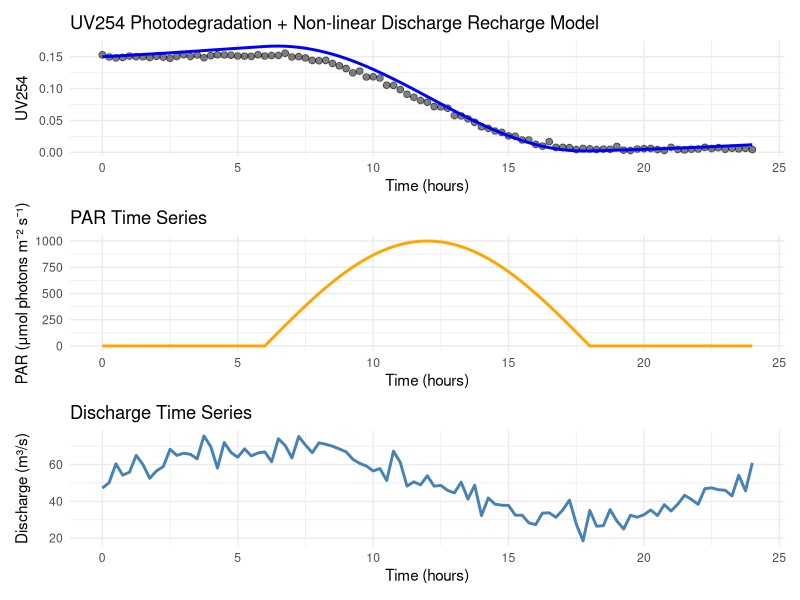
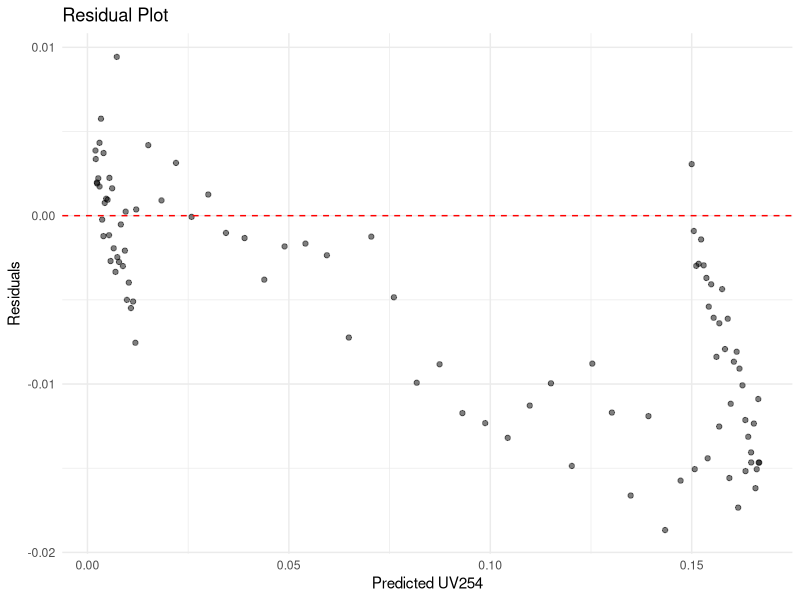
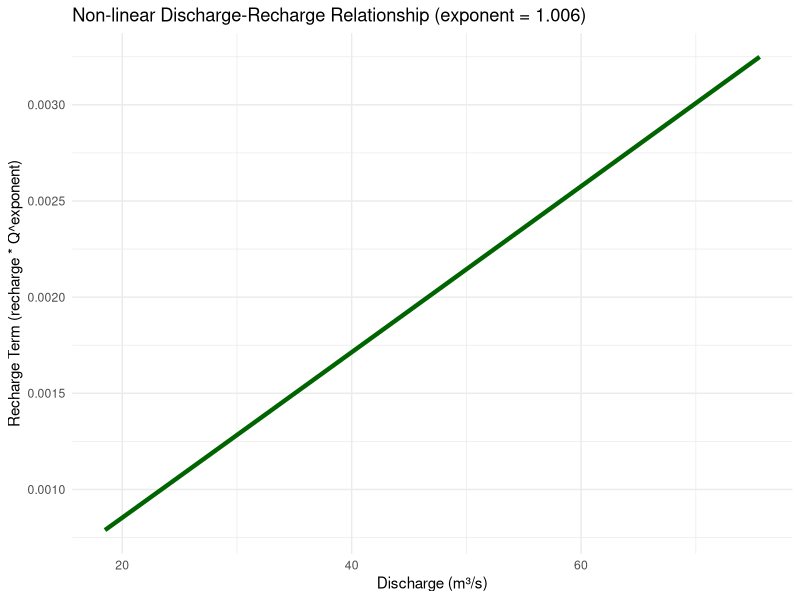
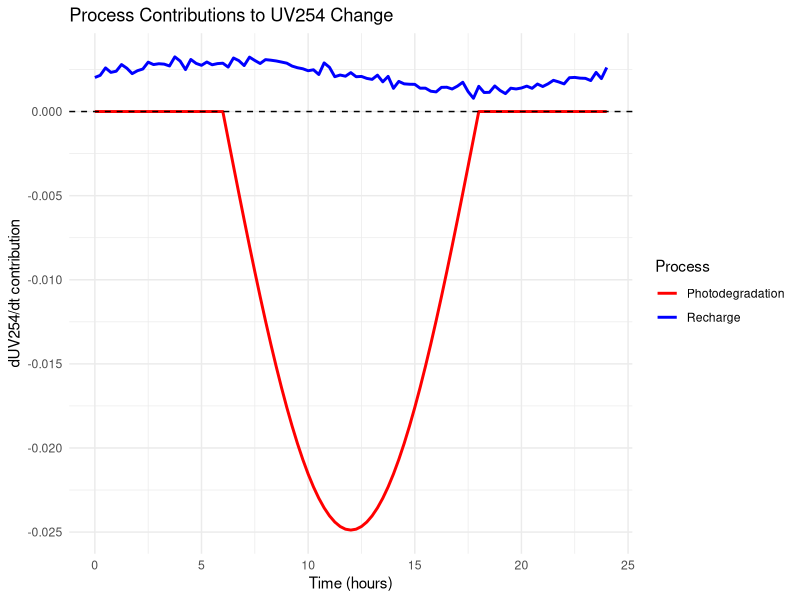

These figures' R source, in order:
#produced with https://claude.ai/share/34ad2d84-5179-4ae3-8fef-7b0c92380912

library(deSolve)
library(tidyverse)

# Example: Create or load your data
set.seed(123)
time_hours <- seq(0, 24, by = 0.25)  # 15-minute intervals (0.25 hours)
PAR <- 1000 * pmax(0, sin(pi * (time_hours - 6) / 12))  # Simulate daytime PAR
Q <- 50 + 20 * sin(2 * pi * time_hours / 24) + rnorm(length(time_hours), 0, 5)  # Simulate discharge (m³/s)
Q <- pmax(Q, 10)  # Keep discharge positive

# Define the ODE function with exponential recharge term
photodeg_ode <- function(t, state, parameters) {
  with(as.list(c(state, parameters)), {
    # Interpolate PAR at time t
    PAR_t <- approx(par_times, par_values, xout = t, rule = 2)$y
    
    # Interpolate Q at time t
    Q_t <- approx(q_times, q_values, xout = t, rule = 2)$y
    
    # Differential equation: dUV254/dt = -photodeg * PAR + recharge * Q^q_exponent
    dUV254 <- -photodeg * PAR_t + recharge * (Q_t^q_exponent)
    
    list(dUV254)
  })
}

# Function to solve ODE given parameter values
solve_photodeg <- function(params, UV254_initial, times, PAR_data, Q_data, par_times, q_times) {
  parameters <- list(
    photodeg = params[1], 
    recharge = params[2],
    q_exponent = params[3],
    par_values = PAR_data,
    par_times = par_times,
    q_values = Q_data,
    q_times = q_times
  )
  
  state <- c(UV254 = UV254_initial)
  
  out <- ode(y = state, times = times, func = photodeg_ode, parms = parameters)
  return(as.data.frame(out))
}

# Fit photodeg, recharge, and q_exponent to observed data
fit_photodeg_recharge <- function(UV254_obs, UV254_initial, times, PAR_data, Q_data) {
  
  # Objective function: minimize sum of squared residuals
  objective <- function(params) {
    photodeg_value <- params[1]
    recharge_value <- params[2]
    q_exponent_value <- params[3]
    
    # Constrain to reasonable values
    if (photodeg_value < 0 || photodeg_value > 1) return(1e10)
    if (recharge_value < -0.01 || recharge_value > 0.01) return(1e10)
    if (q_exponent_value < -2 || q_exponent_value > 3) return(1e10)  # Reasonable range for exponent
    
    tryCatch({
      predicted <- solve_photodeg(params, UV254_initial, times, PAR_data, Q_data, times, times)
      residuals <- UV254_obs - predicted$UV254
      sum(residuals^2)
    }, error = function(e) {
      return(1e10)
    })
  }
  
  # Initial parameter guesses
  initial_params <- c(photodeg = 1e-5, recharge = 1e-5, q_exponent = 1)
  
  # Optimize using Nelder-Mead
  result <- optim(par = initial_params, 
                  fn = objective, 
                  method = "Nelder-Mead",
                  control = list(maxit = 10000))
  
  return(list(
    photodeg = result$par[1],
    recharge = result$par[2],
    q_exponent = result$par[3],
    convergence = result$convergence,
    value = result$value
  ))
}

# Example usage with simulated data
# ----------------------------------

# Simulate "observed" data with non-linear Q relationship
UV254_initial <- 0.15
true_photodeg <- 2e-5
true_recharge <- 1e-6
true_q_exponent <- 1.5  # Non-linear relationship with Q
true_params <- c(true_photodeg, true_recharge, true_q_exponent)

observed_data <- solve_photodeg(true_params, UV254_initial, time_hours, PAR, Q, time_hours, time_hours)
observed_data$UV254_obs <- observed_data$UV254 + rnorm(nrow(observed_data), 0, 0.002)

# Fit the model
fit_result <- fit_photodeg_recharge(
  UV254_obs = observed_data$UV254_obs,
  UV254_initial = UV254_initial,
  times = time_hours,
  PAR_data = PAR,
  Q_data = Q
)

cat("Estimated parameters:\n")
cat("  photodeg:", fit_result$photodeg, "\n")
cat("  recharge:", fit_result$recharge, "\n")
cat("  q_exponent:", fit_result$q_exponent, "\n")
cat("  Convergence:", fit_result$convergence, "(0 = success)\n\n")

cat("True parameters:\n")
cat("  photodeg:", true_photodeg, "\n")
cat("  recharge:", true_recharge, "\n")
cat("  q_exponent:", true_q_exponent, "\n")

# Calculate R-squared
predicted <- solve_photodeg(c(fit_result$photodeg, fit_result$recharge, fit_result$q_exponent), 
                           UV254_initial, time_hours, PAR, Q, time_hours, time_hours)
ss_res <- sum((observed_data$UV254_obs - predicted$UV254)^2)
ss_tot <- sum((observed_data$UV254_obs - mean(observed_data$UV254_obs))^2)
r_squared <- 1 - ss_res/ss_tot
cat("\nR-squared:", round(r_squared, 4), "\n")

# Plot results
plot_data <- data.frame(
  time = time_hours,
  observed = observed_data$UV254_obs,
  predicted = predicted$UV254,
  PAR = PAR,
  Q = Q
)

p1 <- ggplot(plot_data, aes(x = time)) +
  geom_point(aes(y = observed), alpha = 0.5, size = 2) +
  geom_line(aes(y = predicted), color = "blue", size = 1) +
  labs(x = "Time (hours)", y = "UV254", 
       title = "UV254 Photodegradation + Non-linear Discharge Recharge Model") +
  theme_minimal()

p2 <- ggplot(plot_data, aes(x = time, y = PAR)) +
  geom_line(color = "orange", size = 1) +
  labs(x = "Time (hours)", y = "PAR (μmol photons m⁻² s⁻¹)", 
       title = "PAR Time Series") +
  theme_minimal()

p3 <- ggplot(plot_data, aes(x = time, y = Q)) +
  geom_line(color = "steelblue", size = 1) +
  labs(x = "Time (hours)", y = "Discharge (m³/s)", 
       title = "Discharge Time Series") +
  theme_minimal()

library(patchwork)
p1 / p2 / p3

# Residual plot
plot_data$residuals <- plot_data$observed - plot_data$predicted

ggplot(plot_data, aes(x = predicted, y = residuals)) +
  geom_point(alpha = 0.5) +
  geom_hline(yintercept = 0, linetype = "dashed", color = "red") +
  labs(x = "Predicted UV254", y = "Residuals",
       title = "Residual Plot") +
  theme_minimal()

# Plot the non-linear relationship between Q and recharge term
q_range <- seq(min(Q), max(Q), length.out = 100)
recharge_effect <- fit_result$recharge * (q_range^fit_result$q_exponent)

ggplot(data.frame(Q = q_range, recharge_effect = recharge_effect), 
       aes(x = Q, y = recharge_effect)) +
  geom_line(color = "darkgreen", size = 1.5) +
  labs(x = "Discharge (m³/s)", 
       y = "Recharge Term (recharge * Q^exponent)", 
       title = paste0("Non-linear Discharge-Recharge Relationship (exponent = ", 
                     round(fit_result$q_exponent, 3), ")")) +
  theme_minimal()

# Optional: Plot the contribution of each process
plot_data$photodeg_term <- -fit_result$photodeg * plot_data$PAR
plot_data$recharge_term <- fit_result$recharge * (plot_data$Q^fit_result$q_exponent)

ggplot(plot_data, aes(x = time)) +
  geom_line(aes(y = photodeg_term, color = "Photodegradation"), size = 1) +
  geom_line(aes(y = recharge_term, color = "Recharge"), size = 1) +
  geom_hline(yintercept = 0, linetype = "dashed") +
  scale_color_manual(values = c("Photodegradation" = "red", "Recharge" = "blue")) +
  labs(x = "Time (hours)", y = "dUV254/dt contribution", 
       title = "Process Contributions to UV254 Change",
       color = "Process") +
  theme_minimal()
